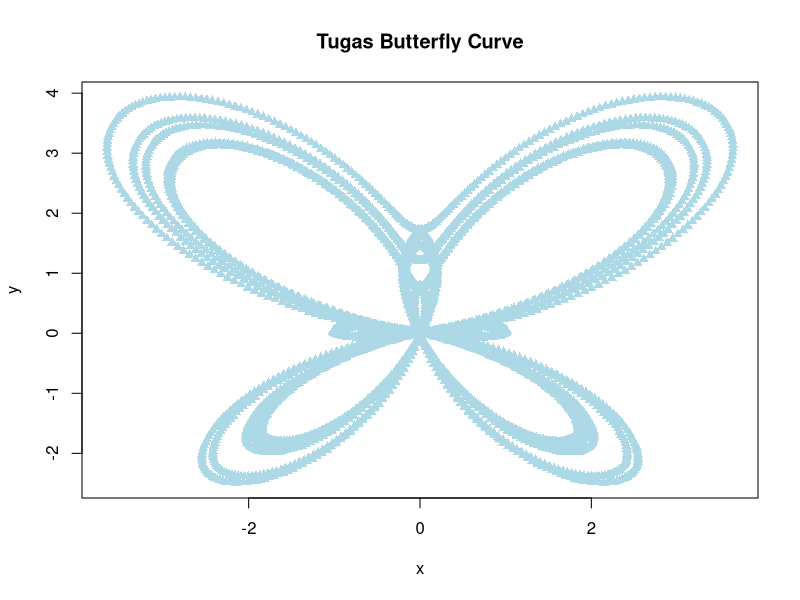

This figure's R source:
#Nama: Hafizul Damar Laya
#NIM: 120450028
#Kelas: Komputasi Statistik - RB

#butterfly curvve
#nilai t[0,12*pi]
t = seq(0,12*pi, 0.01)

#fungsi garis exp(cos(t)) - 2*cos(4*t) +sin(t/12)^5
funcs_ = exp(cos(t)) - 2*cos(4*t) +sin(t/12)^5
#fungsi koordinat x y
x = sin(t)*funcs_
y = cos(t)*funcs_


plot(x,y, col =('lightblue'),pch=17,cex=1, main = 'Tugas Butterfly Curve')